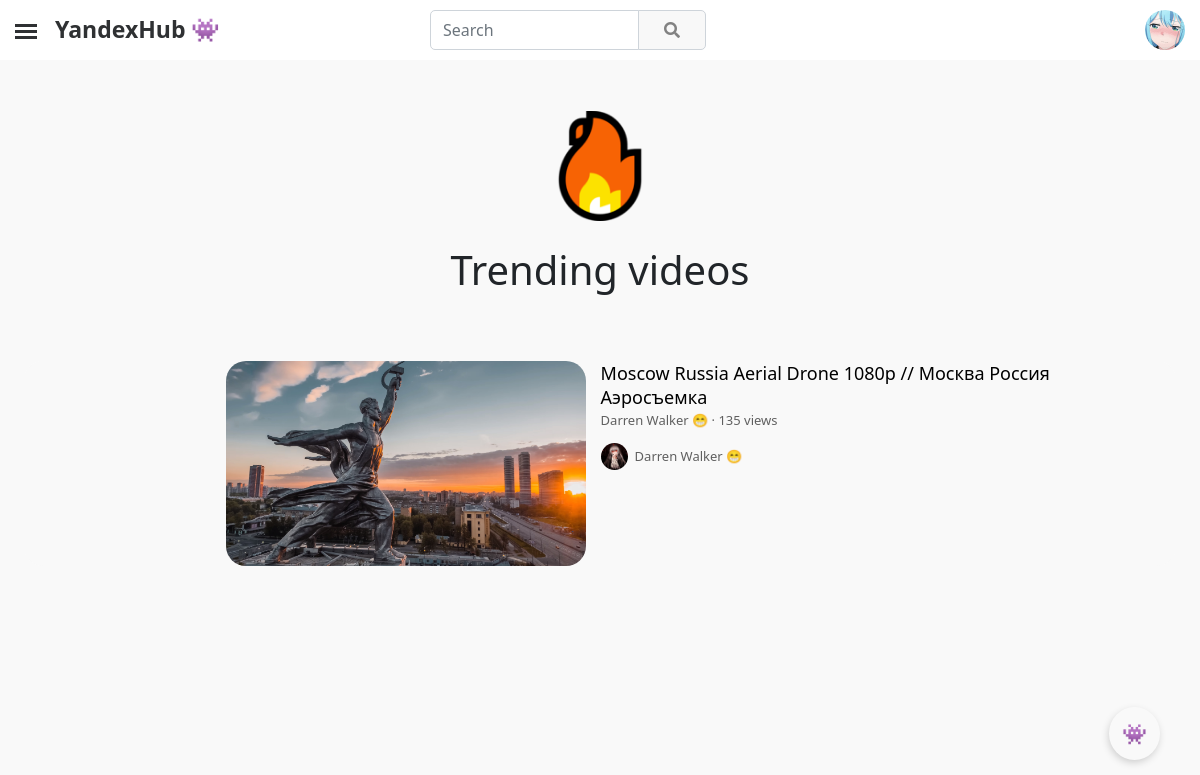
/trending/ (signed in), run on the app's committed database.
### YandexHub/apps/mainapp/models.py (models this page shows, shortened)
class CustomUser(AbstractUser):
    user_id = models.CharField(blank=True, null=True, max_length=24)
    email = models.EmailField(null=True, unique=True)
    username = models.CharField(blank=True, null=True, max_length=25)
    avatar = models.ImageField(blank=True, null=True, upload_to = 'avatars/', default='avatars/default/default_avatar.png')
    banner = models.ImageField(blank=True, null=True, upload_to='users_banners/')
    all_views = models.BigIntegerField(default=0)
    all_subscribers = models.BigIntegerField(default=0)
    description = models.TextField(blank=True, null=True, max_length=5000)
    contact_email  = models.CharField(blank=True, null=True, max_length=75)
    location = models.CharField(blank=True, null=True, max_length=50)
    vk_link = models.CharField(blank=True, null=True, max_length=150)
    instagram_link = models.CharField(blank=True, null=True, max_length=150)
    facebook_link = models.CharField(blank=True, null=True, max_length=150)
    reddit_link = models.CharField(blank=True, null=True, max_length=150)
    telegram_link = models.CharField(blank=True, null=True, max_length=150)
    twitter_link = models.CharField(blank=True, null=True, max_length=150)
    website_link = models.CharField(blank=True, null=True, max_length=150)
    telegram = models.CharField(blank=True, null=True, max_length=150)
    date_created = models.DateTimeField(auto_now_add=True, db_index=True)
    REQUIRED_FIELDS = ['username']
    USERNAME_FIELD = 'email'

class Video(models.Model):
    video_id = models.CharField(blank=True, null=True, max_length=32)
    creator = models.ForeignKey(CustomUser, on_delete=models.CASCADE, null=False, related_name='video_creator')
    video = models.FileField(upload_to='videos/')
    video_banner = models.ImageField(upload_to='video_banners/')
    views = models.BigIntegerField(default=0)
    likes = models.BigIntegerField(default=0)
    dislikes = models.BigIntegerField(default=0)
    comments = models.BigIntegerField(default=0)
    coefficient = models.FloatField(default=0)
    title = models.CharField(max_length=150)
    description = models.TextField(blank=True, null=True, max_length=1000000)
    date_created = models.DateTimeField(auto_now_add=True, db_index=True)

### YandexHub/apps/mainapp/views.py (the view)
# urls.py: path('trending/', TrendingView.as_view(), name="trending__page"),
class TrendingView(ListView):
    template_name = 'video/other/trending.html'
    paginate_by = 10
    queryset = Video
    context_object_name = "videos"
    def get_queryset(self):
        tranding_time = datetime.utcnow() - timedelta(days=2)
        videos = []
        for i in range(100):
            try:
                video = Video.objects.filter(~Q(coefficient=0.0), date_created__gt=tranding_time).order_by('-coefficient')[i]
                videos.append(video)
            except:
                break
        return videos
    def get_context_data(self, **kwargs):
        context = super(TrendingView, self).get_context_data(**kwargs)
        context['title'] = 'Trending videos 📈'
        return context

### YandexHub/apps/mainapp/templatetags/poll_extras.py (called while the page is built)
@register.filter(name='brief_views_format')
@stringfilter
def brief_views_format(arg):
    if int(arg) < 1000000:
        if int(arg) == 1:
            return '1 view'
        elif int(arg) < 1000:
            return f'{arg} views'
        else:
            return f"{str_fixed(float(int(arg)/1000), int(arg), 1, 'views')}K views"
    elif int(arg) < 1000000000:
        return f"{str_fixed(float(int(arg)/1000000), int(arg), 1, 'views')}M views"
    elif int(arg) < 1000000000000:
        return f"{str_fixed(float(int(arg)/1000000000), int(arg), 1, 'views')}B views"
    else:
        return ''

@register.filter(name='html_to_text')
@stringfilter
def html_to_text(html):
    cleanr = re.compile('<.*?>')
    cleantext = re.sub(cleanr, '', html)
    return cleantext

### YandexHub/apps/mainapp/templates/video/other/trending.html (shortened to what this page needs)
{% extends "main.html" %}
{% block content %}
{% load poll_extras %}
{% load static %}
<main role="main" style="margin-top: 35px;">
    <div class="block-content">
        <section class="py-3 text-center container-fluid">
            <div class="row" style="padding-bottom: 1rem!important;">
                <div class="col-lg-12 col-md-8 mx-auto">
                    <img class="banner-icon" src="{% static 'media/site/icons/fire.png' %}">
                    <h1 style="margin-bottom: 25px;">Trending videos</h1>
                </div>
            </div>
        </section>
        <div class="infinite-container">
            {% for i in videos %}
            <div class="infinite-item">
                <div class="card" style="height: 205px; margin-top: 10px;">
                    <div class="row g-0" style="width: 65%; position: relative; margin-left: auto; margin-right: auto;">
                        <div class="col-md-4" style="left: 0; position: absolute;">
                            <a style="cursor: pointer;" onclick="transition_link(`{% url 'video__page' i.video_id %}`)">
                                <div class="img"
                                    style="width: 360px; height: 205px; border-radius: 20px; background-image: url({{i.video_banner.url}});">
                                </div>
                            </a>
                        </div>
                        <div class="col-md-8" style="top: 0; position: absolute; left: 365px;">
                            <div style="padding-top: 0; margin-left: 10px;">
                                <a style="cursor: pointer;" onclick="transition_link(`{% url 'video__page' i.video_id %}`)">
                                    <p style="font-size: 18px; margin-bottom: -2px; color: #000;">{{ i.title }}</p>
                                </a>
                                <small style="color: #606060; font-size: 13px;"><a style="color: #606060; cursor: pointer;" onclick="transition_link(`{% url 'channel__page' i.creator.user_id %}`)">{{i.creator.username}}</a> · {{i.views|brief_views_format}}</small>
                                <a style="cursor: pointer;" onclick="transition_link(`{% url 'channel__page' i.creator.user_id %}`)">
                                    <small style="display: block; margin-top: 12px; font-size: 13px; color: #606060;">
                                        <div class="img"
                                            style="display: inline-block; margin-right: 7px; width: 27px; height: 27px; border-radius: 50%; background-image: url({{i.creator.avatar.url}});">
                                        </div>
                                        <div style="display: inline-block; position: absolute; margin-top: 4px;">
                                            {{i.creator.username}}</div>
                                    </small>
                                </a>
                            </div>
                        </div>
                    </div>
                </div>
            </div>
            {% endfor %}
        </div>
    </div>
</main>
{% endblock %}

### YandexHub/apps/mainapp/templates/components/site/navbar.html (shortened to what this page needs)
<nav class="navbar sticky-top navbar-light" style="padding: 10px 0 10px 0; background-color: #fff;">
    <label for="openSidebarMenu" class="sidebarIconToggle">
        <div class="spinner diagonal part-1"></div>
        <div class="spinner horizontal"></div>
        <div class="spinner diagonal part-2"></div>
    </label>
    {% if request.user.is_authenticated %}
    <a class="navbar-brand logo-block" rel="home" style="cursor: pointer;" onclick="transition_link(`{% url 'main__page' %}`)">
        <div style="max-width:40px; margin-top: -6px; margin-left: 55px;">
             <b class="logo">YandexHub 👾</b>
        </div>
    </a>
    {% else %}
    <a class="navbar-brand logo-block" rel="home" style="cursor: pointer;" onclick="transition_link(`{% url 'main__page' %}`)">
        <div style="max-width:40px; margin-top: -6px; margin-left: 55px;">
             <b class="logo2">YandexHub 👾</b>
        </div>
    </a>
    {% endif %}
    <form class="d-flex container" style="width: 25%;">
        <div class="input-group search-block">
            <input id="search-input" type="text" class="form-control" style="border-radius: 5px 0 0 5px;"
                placeholder="Search" aria-label="Search" aria-describedby="input-group-1" autocomplete="off">
            <div class="input-group-append">
                <a class="btn btn-secondary" class="input-group-text" id="search-button"
                    style="padding-top: 8px; padding-bottom: 8px; padding-left: 25px; padding-right: 25px; border-radius: 0 5px 5px 0; background-color:#F8F8F8; border-color: #CED4DA; color: #828282;">
                    <i class="fa fa-search"></i>
                </a>
            </div>
        </div>
    </form>
    {% if request.user.is_authenticated %}
    <div class="dropdown wrapper-dropdown-3">
        <a role="button" id="dropdownMenuLink" data-bs-toggle="dropdown" aria-expanded="false">
            <div class="avatar-video-img img" style="width: 40px; height: 40px; margin-right: 15px; background-image: url({{ request.user.avatar.url }});"></div>
        </a>
    </div>
    {% else %}
    <a class="btn btn-outline-primary" onclick="transition_link(`{% url 'sign__in__page' %}`)"
        style="border-radius: 5px; margin-right: 15px; cursor: pointer;"><i class="far fa-user"></i> Sign In</a>
    {% endif %}
</nav>

### static/css/main.css (style rules this page uses)
body { -webkit-animation: fade-in 0.5s linear; -moz-animation: fade-in 0.5s linear; -o-animation: fade-in 0.5s linear; animation: fade-in 0.5s linear; }
.row { justify-content: left !important; }
p, a, small { line-height: normal !important; }
.img, img { background-repeat: no-repeat; background-position: center; background-size: cover; }
a { text-decoration: none; }
.card { border-radius: 1.25rem; height: 340px; border: none; background: #f9f9f9; }
.avatar-video-img { width: 45px; height: 45px; margin-right: 10px; border-radius: 50%; }
.row { display: flex; align-items: center; justify-content: center; height: 100%; }
@media (max-width: 3440px) { .block-content { margin-left: 22%; margin-right: 22%; } }
@media (max-width: 2560px) { .block-content { margin-left: 15%; margin-right: 15%; } }
@media (max-width: 1920px) { .block-content { margin-left: 6%; margin-right: 6%; } }
@media (max-width: 1680px) { .block-content { margin-left: 2%; margin-right: 2%; } }
@media (max-width: 1440px) { .block-content { margin-left: 2%; margin-right: 2%; } }
@media (max-width: 1366px) { .block-content { margin-left: 2%; margin-right: 2%; } }
.sidebarIconToggle { transition: all 0.3s; box-sizing: border-box; cursor: pointer; position: absolute; z-index: 99; height: 100%; width: 100%; top: 24px; left: 15px; height: 22px; width: 22px; }
.spinner { transition: all 0.3s; box-sizing: border-box; position: absolute; height: 3px; width: 100%; background-color: #2f3133; }
.horizontal { transition: all 0.3s; box-sizing: border-box; position: relative; float: left; margin-top: 3px; }
.diagonal.part-1 { position: relative; transition: all 0.3s; box-sizing: border-box; float: left; }
.diagonal.part-2 { transition: all 0.3s; box-sizing: border-box; position: relative; float: left; margin-top: 3px; }
.wrapper-dropdown-3 { position: relative; cursor: pointer; outline: none; padding-left: 120px !important; font-weight: bold; color: #212529; }
.banner-icon { width: 110px; margin-bottom: 25px; height: auto; }
main { margin-top: 35px; }
.logo { font-size: 23px; font-weight: 700; color: #2f3133; position: relative; bottom: -2px; }

### static/css/predloader.css (style rules this page uses)
.animated-show { opacity: 0; transition: opacity 0.5s ease-out; }
.animated-show.animated-show-active { opacity: 1; }

### data on the page
CustomUser: user.avatar (picture)
Video: video_banner (picture), title "Moscow Russia Aerial Drone 1080p // Москва Россия Аэросъемка", creator.username "Darren Walker 😁", views|brief_views_format "135 views", creator.avatar (picture)
